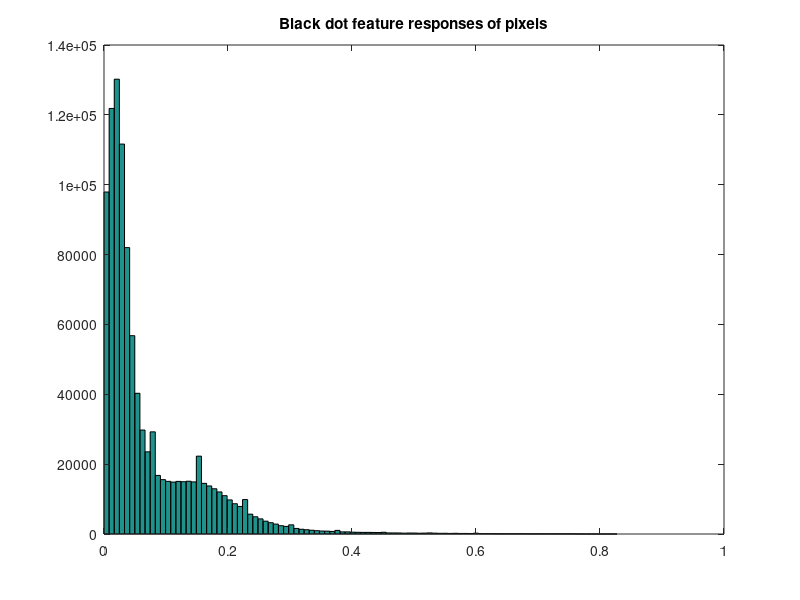
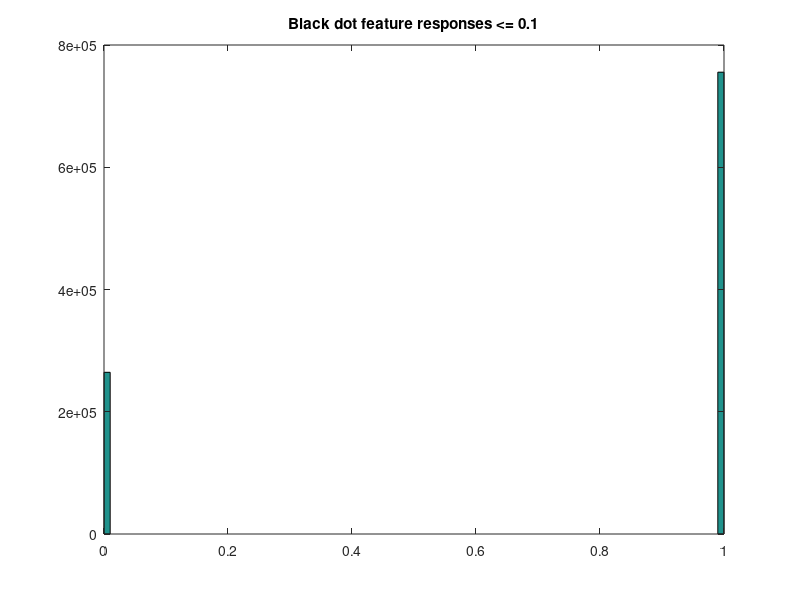
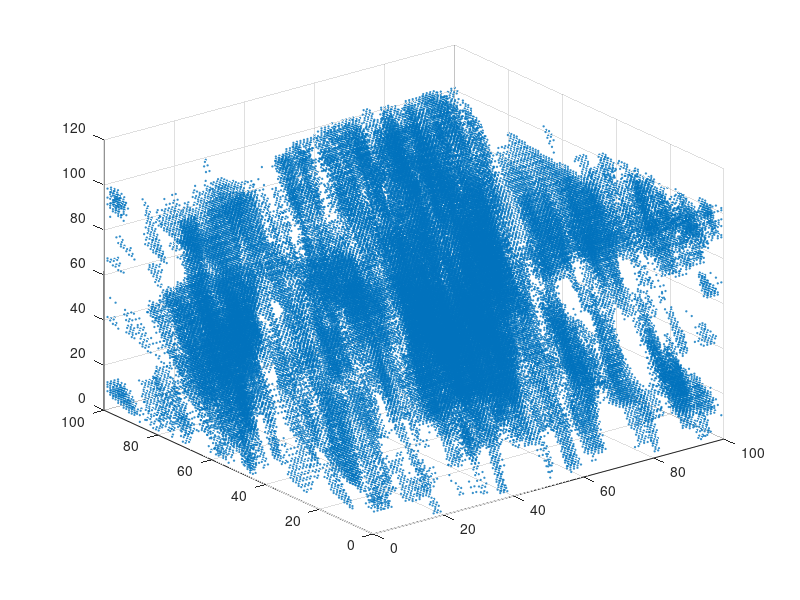

MATLAB code to generate these figures, in order:
%Nslices = 100;

%DOTS = load_slices(fullfile(DATA_PREFIX, 'kasthuri11_dots_all.hd5'), 500, Nslices);
%DOTS = DOTS(300:400,300:400,:);

load dots.mat

thresh = .1;

% Compute frame differences
% for n = 1:(Nslices + 1)
%     DOTS(:,:,n) = DOTS(:,:,n+1) - DOTS(:,:,n);
% end

straight = DOTS(:);

disp(['Summary statistics']);
disp(['Mean:' num2str(mean(straight)) ' SD: ' num2str(std(straight)) ...
      ' Median: ' num2str(median(straight)) ' Mode: ' num2str(mode(straight))]);

figure;
hist(straight, 100);
title('Black dot feature responses of pixels');

figure;
hist(straight <= thresh, 100);
title(['Black dot feature responses <= ' num2str(thresh)]);

% Find the top 1% of points
q90 = quantile(straight, .9);

indWhite = find(DOTS > q90);
[xW yW zW] = ind2sub([100 100 100], indWhite);

figure;
scatter3(xW, yW, zW, 1);

